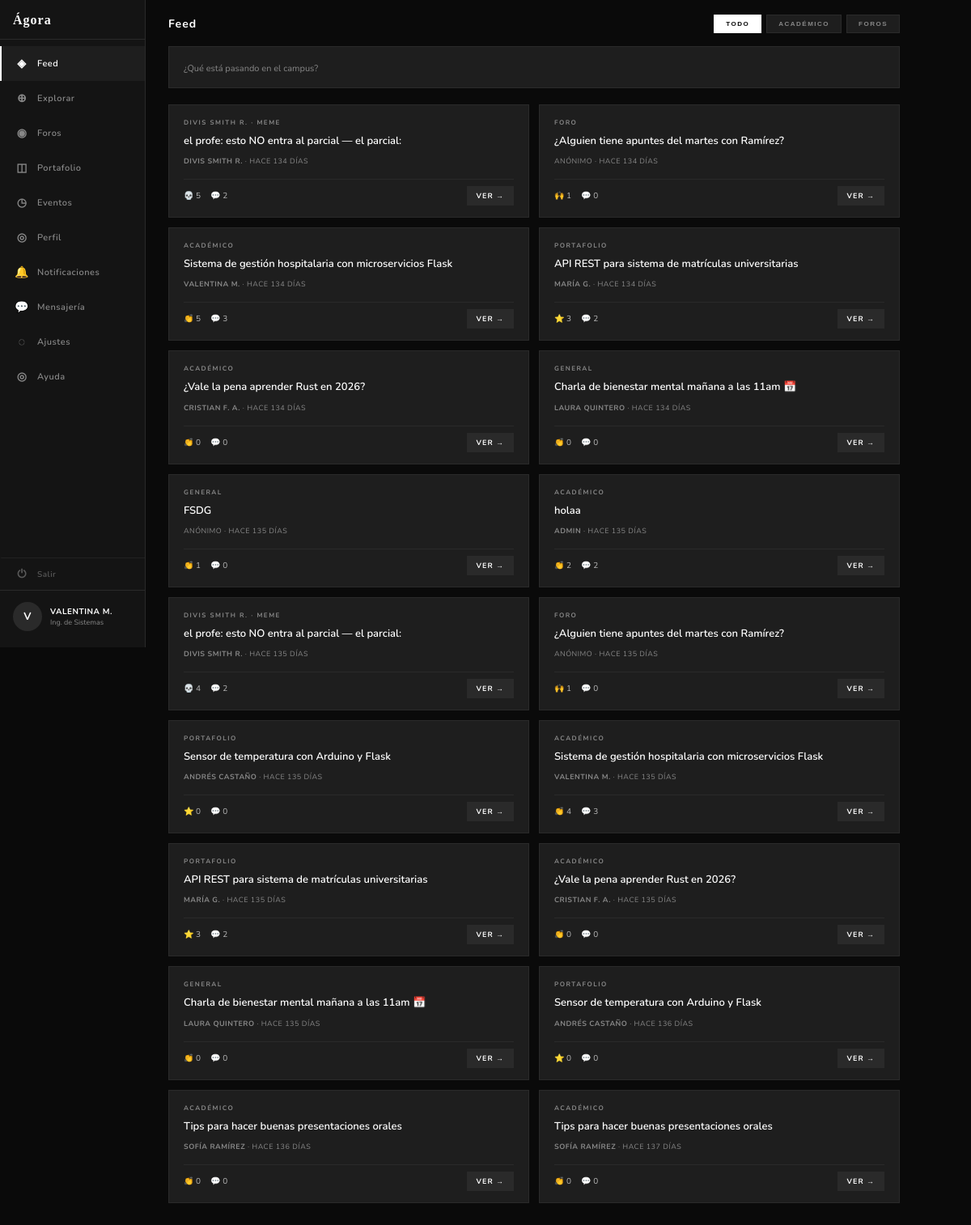
The app's page /feed (signed in) with its own data.
### tables this page shows
CREATE TABLE usuarios (
    id           INTEGER PRIMARY KEY AUTOINCREMENT,
    nombre       TEXT    NOT NULL,
    correo       TEXT    NOT NULL UNIQUE,
    password     TEXT    NOT NULL,
    carrera      TEXT,
    universidad  TEXT,
    semestre     INTEGER,
    bio          TEXT,
    avatar_url   TEXT,
    rol          TEXT    NOT NULL DEFAULT 'estudiante',
                         -- 'estudiante' | 'moderador' | 'admin'
    verificado   INTEGER NOT NULL DEFAULT 0,   -- 1 = verificado
    activo       INTEGER NOT NULL DEFAULT 1,   -- 0 = suspendido/baneado
    creado_en    DATETIME DEFAULT CURRENT_TIMESTAMP
);

CREATE TABLE publicaciones (
    id           INTEGER PRIMARY KEY AUTOINCREMENT,
    autor_id     INTEGER NOT NULL REFERENCES usuarios(id) ON DELETE CASCADE,
    titulo       TEXT    NOT NULL,
    contenido    TEXT    NOT NULL,
    categoria    TEXT    NOT NULL DEFAULT 'general',
                         -- 'academico' | 'meme' | 'foro' | 'portafolio' | 'general'
    hashtags     TEXT,   -- guardados como JSON: ["#ia","#python"]
    imagen_url   TEXT,
    visibilidad  TEXT    NOT NULL DEFAULT 'todos',
                         -- 'todos' | 'seguidores' | 'carrera'
    estado       TEXT    NOT NULL DEFAULT 'publicado',
                         -- 'publicado' | 'borrador' | 'eliminado' | 'pendiente'
    es_anonimo   INTEGER NOT NULL DEFAULT 0,
    creado_en    DATETIME DEFAULT CURRENT_TIMESTAMP,
    editado_en   DATETIME
);

### app.py (the view)
@app.route('/feed')
@login_required
def feed():
    filtro = request.args.get('f', 'todo')
    conn = get_db()
    cur  = conn.cursor()
    query = """
        SELECT
            p.id,
            p.autor_id,
            p.titulo,
            p.contenido,
            p.categoria,
            p.es_anonimo,
            p.creado_en,
            u.nombre            AS autor_nombre,
            u.avatar_url        AS autor_avatar,
            (SELECT COUNT(*) FROM reacciones_publicacion r WHERE r.publicacion_id = p.id)
                                AS total_reacciones,
            (SELECT COUNT(*) FROM comentarios c WHERE c.publicacion_id = p.id)
                                AS total_comentarios
        FROM publicaciones p
        JOIN usuarios u ON u.id = p.autor_id
        WHERE p.estado = 'publicado'
    """
    if filtro in ('academico', 'meme', 'foro', 'portafolio', 'general'):
        cur.execute(query + " AND p.categoria = ? ORDER BY p.creado_en DESC", (filtro,))
    else:
        cur.execute(query + " ORDER BY p.creado_en DESC")
    filas = cur.fetchall()
    conn.close()
    posts = []
    for fila in filas:
        d = dict(fila)
        d['tiempo_relativo'] = tiempo_relativo(d['creado_en'])
        posts.append(d)
    return render_template('social/feed.html', posts=posts, filtro=filtro)

### app.py (called while the page is built)
def get_db():
    conn = sqlite3.connect(DB)
    conn.row_factory = sqlite3.Row
    return conn

def tiempo_relativo(fecha_str):
    try:
        fecha = datetime.strptime(str(fecha_str), '%Y-%m-%d %H:%M:%S')
    except (ValueError, TypeError):
        return ''
    delta = datetime.now() - fecha
    segundos = int(delta.total_seconds())
    if segundos < 60:
        return 'ahora mismo'
    if segundos < 3600:
        return f'hace {segundos // 60}min'
    if segundos < 86400:
        return f'hace {segundos // 3600}h'
    return f'hace {delta.days} días'

def login_required(f):
    from functools import wraps
    @wraps(f)
    def decorated(*args, **kwargs):
        if not session.get('user_id'):
            return redirect(url_for('login'))
        return f(*args, **kwargs)
    return decorated

### templates/social/feed.html (shortened to what this page needs)
{% extends "compartidos/base.html" %}
{% block content %}
<div class="feed-layout">
  {% set pagina_activa = 'feed' %}
  {% include 'compartidos/sidebar.html' %}
  <main class="feed-main">
    <div class="feed-header">
      <span class="feed-titulo">Feed</span>
      <div class="filtros">
        <button class="filtro-btn {% if not filtro or filtro == 'todo' %}active{% endif %}"
                onclick="filtrar('todo')">Todo</button>
        <button class="filtro-btn {% if filtro == 'academico' %}active{% endif %}"
                onclick="filtrar('academico')">Académico</button>
        <button class="filtro-btn {% if filtro == 'foro' %}active{% endif %}"
                onclick="filtrar('foro')">Foros</button>
      </div>
    </div>
    <div class="compose-box" onclick="abrirModal()">
      <span class="compose-placeholder">¿Qué está pasando en el campus?</span>
    </div>
    <div class="posts-grid" id="posts-grid">
      {% if posts %}
        {% for post in posts %}
        <div class="post-card">
          <div class="post-cat">
            {% if post.categoria == 'academico' %}
              ACADÉMICO
            {% elif post.categoria == 'meme' %}
              {{ post.autor_nombre.upper() if not post.es_anonimo else 'ANÓNIMO' }} · MEME
            {% elif post.categoria == 'foro' %}
              FORO
            {% elif post.categoria == 'portafolio' %}
              PORTAFOLIO
            {% else %}
              GENERAL
            {% endif %}
          </div>
          <div class="post-titulo">{{ post.titulo }}</div>
          <div class="post-meta">
            {% if post.es_anonimo %}
              ANÓNIMO
            {% else %}
              {% if post.autor_id %}
                <a href="{{ url_for('ver_perfil_usuario', usuario_id=post.autor_id) }}"
                   style="color:inherit;text-decoration:none;font-weight:700;"
                   onclick="event.stopPropagation()">{{ post.autor_nombre.upper() }}</a>
              {% else %}
                {{ post.autor_nombre.upper() }}
              {% endif %}
            {% endif %}
            · {{ post.tiempo_relativo }}
          </div>
          <div class="post-sep"></div>
          <div class="post-footer">
            <div class="post-reacciones">
              <span>
                {% if post.categoria == 'meme' %}💀
                {% elif post.categoria == 'foro' %}🙌
                {% elif post.categoria == 'portafolio' %}⭐
                {% else %}👏
                {% endif %}
                {{ post.total_reacciones }}
              </span>
              <span>💬 {{ post.total_comentarios }}</span>
            </div>
            <a class="btn-ver" href="{{ url_for('post_detalle', post_id=post.id) }}">VER →</a>
          </div>
        </div>
        {% endfor %}
      {% else %}
        <div class="feed-empty">
          <strong>El feed está vacío</strong>
          Sé el primero en publicar algo en el campus.
        </div>
      {% endif %}
    </div>
  </main>
</div>
{% endblock %}

### templates/compartidos/base.html (shortened to what this page needs)
<!DOCTYPE html>
<html lang="es">
<head>
  <link rel="stylesheet" href="{{ url_for('static', filename='css/style.css') }}"/>
</head>
<body>
  {% block content %}{% endblock %}
</body>
</html>

### templates/compartidos/sidebar.html (shortened to what this page needs)
<aside class="sidebar">
  <div class="sidebar-top">
    <div class="sidebar-logo">Ágora</div>
    <nav class="sidebar-nav">
      <a class="nav-item {% if pagina_activa == 'feed' %}active{% endif %}"
         href="{{ url_for('feed') }}">
        <span class="nav-icon">◈</span> Feed
      </a>
      <a class="nav-item {% if pagina_activa == 'explorar' %}active{% endif %}"
         href="{{ url_for('explorar') }}">
        <span class="nav-icon">⊕</span> Explorar
      </a>
      <a class="nav-item {% if pagina_activa == 'foros' %}active{% endif %}"
         href="{{ url_for('foros') }}">
        <span class="nav-icon">◉</span> Foros
      </a>
      <a class="nav-item {% if pagina_activa == 'portafolio' %}active{% endif %}"
         href="{{ url_for('portafolio') }}">
        <span class="nav-icon">◫</span> Portafolio
      </a>
      <a class="nav-item {% if pagina_activa == 'eventos' %}active{% endif %}"
         href="{{ url_for('eventos') }}">
        <span class="nav-icon">◷</span> Eventos
      </a>
      <a class="nav-item {% if pagina_activa == 'perfil' %}active{% endif %}"
         href="{{ url_for('perfil') }}">
        <span class="nav-icon">◎</span> Perfil
      </a>
      <a class="nav-item {% if pagina_activa == 'notificaciones' %}active{% endif %}"
         href="{{ url_for('notificaciones') }}"
         id="nav-notificaciones" style="position:relative;">
        <span class="nav-icon">🔔</span> Notificaciones
      </a>
      <a class="nav-item {% if pagina_activa == 'mensajes' %}active{% endif %}"
         href="{{ url_for('mensajes') }}"
         id="nav-mensajes" style="position:relative;">
        <span class="nav-icon">💬</span> Mensajería
      </a>
      <a class="nav-item {% if pagina_activa == 'ajustes' %}active{% endif %}"
         href="{{ url_for('ajustes') }}">
        <span class="nav-icon">◌</span> Ajustes
      </a>
      <a class="nav-item {% if pagina_activa == 'ayuda' %}active{% endif %}"
         href="{{ url_for('ayuda') }}">
        <span class="nav-icon">◎</span> Ayuda
      </a>
    </nav>
  </div>
  <div class="sidebar-bottom">
    <a class="sidebar-logout" href="{{ url_for('logout') }}"
       onclick="return confirm('¿Cerrar sesión?')">
      <span class="nav-icon">⏻</span> Salir
    </a>
      <div class="sidebar-user">
      <div class="user-avatar">{{ session.nombre[0].upper() }}</div>
      <div class="user-info">
        <div class="user-name">{{ session.nombre.upper() }}</div>
        <div class="user-carrera">{{ session.carrera }}</div>
      </div>
    </div>
  </div>
</aside>

### static/css/style.css (style rules this page uses)
:root { --fondo: #0A0A0A; --panel: #141414; --superficie: #1E1E1E; --borde: #2A2A2A; --texto: #FFFFFF; --texto-dim: #888888; --acento: #FFFFFF; --acento-txt: #0A0A0A; --fuente-body: 'Nunito', sans-serif; --fuente-display: Georgia, serif; }
*, *::before, *::after { box-sizing: border-box; margin: 0; padding: 0; }
body { font-family: var(--fuente-body); background: var(--fondo); color: var(--texto); min-height: 100vh; }
a { text-decoration: none; color: inherit; }
.sidebar { width: 180px; min-width: 180px; height: 100vh; background: var(--panel); border-right: 1px solid var(--borde); display: flex; flex-direction: column; justify-content: space-between; padding: 16px 0 20px; position: sticky; top: 0; overflow-y: auto; flex-shrink: 0; }
.sidebar-top { display: flex; flex-direction: column; }
.sidebar-logo { font-family: var(--fuente-display); font-size: 16px; font-weight: bold; color: var(--texto); letter-spacing: 1px; padding: 0 16px 14px; border-bottom: 1px solid var(--borde); margin-bottom: 8px; }
.sidebar-nav { display: flex; flex-direction: column; }
.nav-item { display: flex; align-items: center; gap: 10px; padding: 12px 16px; font-size: 11px; font-weight: 600; letter-spacing: 0.5px; color: var(--texto-dim); cursor: pointer; transition: background 0.12s, color 0.12s; text-decoration: none; border-left: 2px solid transparent; }
.nav-item.active { background: var(--superficie); color: var(--texto); border-left-color: var(--texto); }
.nav-icon { font-size: 14px; width: 18px; text-align: center; flex-shrink: 0; }
.sidebar-bottom { display: flex; flex-direction: column; }
.sidebar-logout { display: flex; align-items: center; gap: 10px; padding: 10px 16px; font-size: 10px; font-weight: 600; letter-spacing: 0.5px; color: var(--texto-dim); text-decoration: none; border-top: 1px solid var(--borde); border-left: 2px solid transparent; transition: background 0.12s, color 0.12s; opacity: 0.6; }
.sidebar-user { padding: 14px 16px 0; border-top: 1px solid var(--borde); display: flex; align-items: center; gap: 10px; }
.user-avatar { width: 36px; height: 36px; border-radius: 50%; background: var(--borde); display: flex; align-items: center; justify-content: center; font-size: 13px; font-weight: 700; color: var(--texto); flex-shrink: 0; }
.user-info { min-width: 0; }
.user-name { font-size: 10px; font-weight: 700; color: var(--texto); letter-spacing: 0.5px; white-space: nowrap; overflow: hidden; text-overflow: ellipsis; }
.user-carrera { font-size: 9px; color: var(--texto-dim); white-space: nowrap; overflow: hidden; text-overflow: ellipsis; }

### records on screen
usuarios: nombre "VALENTINA M."
publicaciones: autor_nombre "DIVIS SMITH R.", titulo "el profe: esto NO entra al parcial — el parcial:", tiempo_relativo "HACE 134 DÍAS", total_reacciones "5", total_comentarios "2"
publicaciones: categoria "FORO", titulo "¿Alguien tiene apuntes del martes con Ramírez?", shows "ANÓNIMO", tiempo_relativo "HACE 134 DÍAS", total_reacciones "1", total_comentarios "0"
publicaciones: categoria "ACADÉMICO", titulo "Sistema de gestión hospitalaria con microservicios Flask", autor_nombre "VALENTINA M.", tiempo_relativo "HACE 134 DÍAS", total_reacciones "5", total_comentarios "3"
publicaciones: categoria "PORTAFOLIO", titulo "API REST para sistema de matrículas universitarias", autor_nombre "MARÍA G.", tiempo_relativo "HACE 134 DÍAS", total_reacciones "3", total_comentarios "2"
publicaciones: categoria "ACADÉMICO", titulo "¿Vale la pena aprender Rust en 2026?", autor_nombre "CRISTIAN F. A.", tiempo_relativo "HACE 134 DÍAS", total_reacciones "0", total_comentarios "0"
publicaciones: categoria "GENERAL", titulo "Charla de bienestar mental mañana a las 11am 📅", autor_nombre "LAURA QUINTERO", tiempo_relativo "HACE 134 DÍAS", total_reacciones "0", total_comentarios "0"
publicaciones: categoria "GENERAL", titulo "FSDG", es_anonimo "ANÓNIMO", tiempo_relativo "HACE 135 DÍAS", total_reacciones "1", total_comentarios "0"
publicaciones: categoria "ACADÉMICO", titulo "holaa", autor_nombre "ADMIN", tiempo_relativo "HACE 135 DÍAS", total_reacciones "2", total_comentarios "2"
publicaciones: autor_nombre "DIVIS SMITH R.", titulo "el profe: esto NO entra al parcial — el parcial:", tiempo_relativo "HACE 135 DÍAS", total_reacciones "4", total_comentarios "2"
publicaciones: categoria "FORO", titulo "¿Alguien tiene apuntes del martes con Ramírez?", shows "ANÓNIMO", tiempo_relativo "HACE 135 DÍAS", total_reacciones "1", total_comentarios "0"
publicaciones: categoria "PORTAFOLIO", titulo "Sensor de temperatura con Arduino y Flask", autor_nombre "ANDRÉS CASTAÑO", tiempo_relativo "HACE 135 DÍAS", total_reacciones "0", total_comentarios "0"
publicaciones: categoria "ACADÉMICO", titulo "Sistema de gestión hospitalaria con microservicios Flask", autor_nombre "VALENTINA M.", tiempo_relativo "HACE 135 DÍAS", total_reacciones "4", total_comentarios "3"
publicaciones: categoria "PORTAFOLIO", titulo "API REST para sistema de matrículas universitarias", autor_nombre "MARÍA G.", tiempo_relativo "HACE 135 DÍAS", total_reacciones "3", total_comentarios "2"
publicaciones: categoria "ACADÉMICO", titulo "¿Vale la pena aprender Rust en 2026?", autor_nombre "CRISTIAN F. A.", tiempo_relativo "HACE 135 DÍAS", total_reacciones "0", total_comentarios "0"
publicaciones: categoria "GENERAL", titulo "Charla de bienestar mental mañana a las 11am 📅", autor_nombre "LAURA QUINTERO", tiempo_relativo "HACE 135 DÍAS", total_reacciones "0", total_comentarios "0"
publicaciones: categoria "PORTAFOLIO", titulo "Sensor de temperatura con Arduino y Flask", autor_nombre "ANDRÉS CASTAÑO", tiempo_relativo "HACE 136 DÍAS", total_reacciones "0", total_comentarios "0"
publicaciones: categoria "ACADÉMICO", titulo "Tips para hacer buenas presentaciones orales", autor_nombre "SOFÍA RAMÍREZ", tiempo_relativo "HACE 136 DÍAS", total_reacciones "0", total_comentarios "0"
publicaciones: categoria "ACADÉMICO", titulo "Tips para hacer buenas presentaciones orales", autor_nombre "SOFÍA RAMÍREZ", tiempo_relativo "HACE 137 DÍAS", total_reacciones "0", total_comentarios "0"

### other values on screen
{{ session.nombre[0].upper() }} "V"
{{ session.carrera }} "Ing. de Sistemas"
